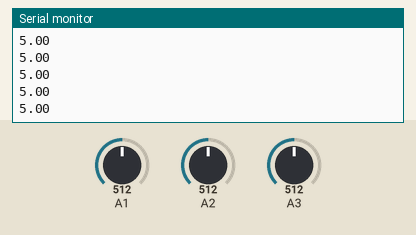
Bench run of a sketch on a simulated Arduino Uno, built with avr-gcc and run on an emulated ATmega328P. Shown: the last lines printed to the serial monitor. The inputs (shaded band) are chosen by the test bench; at power-on: A1 = 512, A2 = 512, A3 = 512.

Above: at 1.2 s.
1.3 s: A1 set to 716
At 1.4 s:
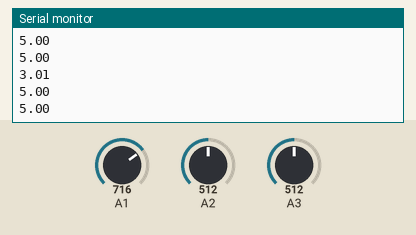
2.8 s: A2 set to 306
At 2.92 s:
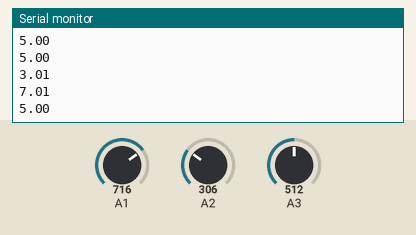
4.3 s: A3 set to 900
At 4.45 s:
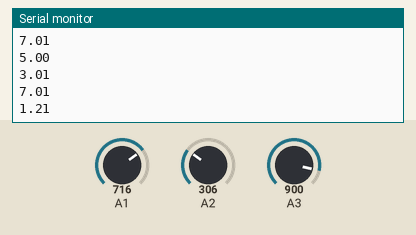
5.8 s: A3 set to 1023
At 5.97 s:
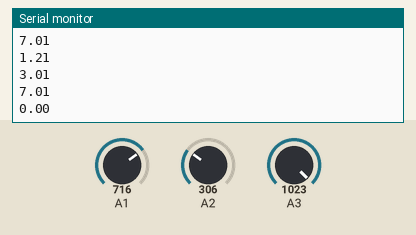
7.3 s: A2 set to 122
At 7.4 s:
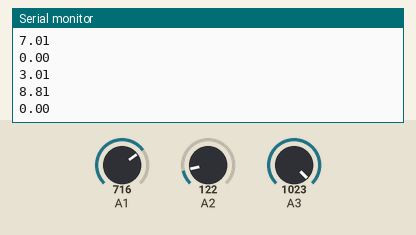
8.8 s: A1 set to 511
At 8.92 s:
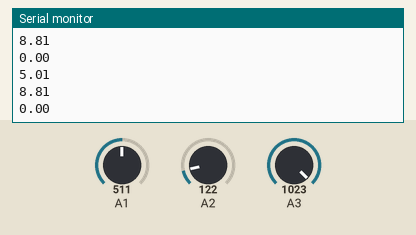
Timing chart, 0 to 11.3 s (numbered marks = the images above; inputs shaded):
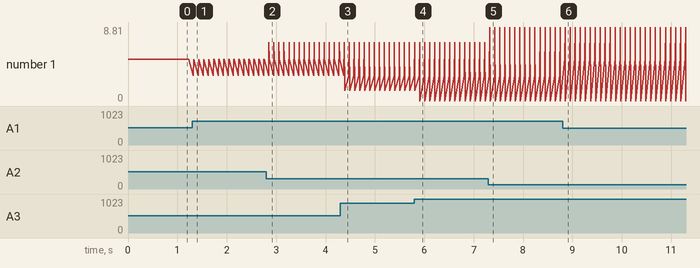

The sketch:

Lecture_PID.ino
```cpp
float P, I, D;

void setup() {
  Serial.begin(9600);
}

void loop() {
  P = map(analogRead(1), 0, 1023, 1000, 0);
  I = map(analogRead(2), 0, 1023, 1000, 0);
  D = map(analogRead(3), 0, 1023, 1000, 0);
  Serial.println(P/100);
  Serial.println(I/100);
  Serial.println(D/100);
  delay(100);
}
```

Measured:
- after the input at 1.3 s, the serial monitor: prints a new line at once (image 1)
- after the input at 2.8 s, the serial monitor: prints a new line after 0.05 s (image 2)
- after the input at 4.3 s, the serial monitor: prints a new line after 0.08 s (image 3)
- after the input at 5.8 s, the serial monitor: prints a new line after 0.11 s (image 4)
- after the input at 7.3 s, the serial monitor: prints a new line at once (image 5)
- after the input at 8.8 s, the serial monitor: prints a new line after 0.05 s (image 6)
- plotted number 1: 3.01 → 0 after the input at 5.8 s
